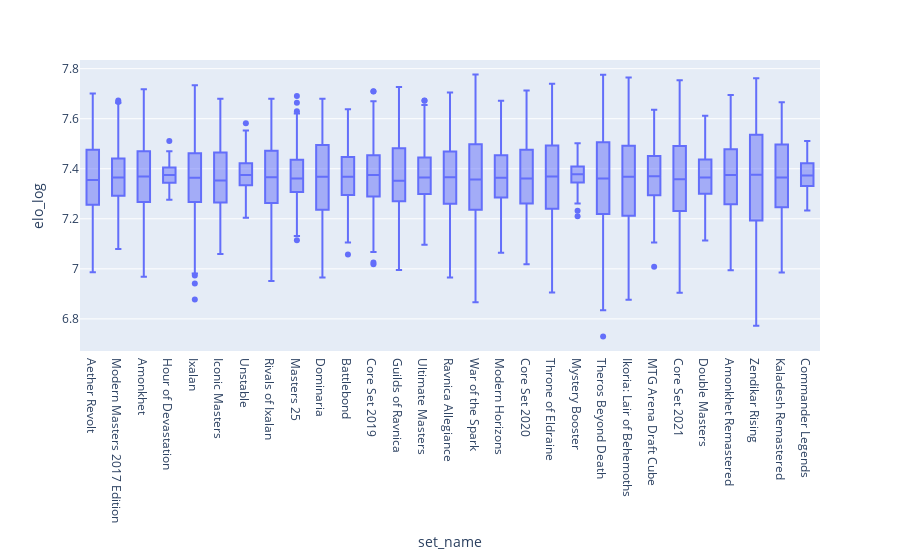

Here is the notebook cell this chart was saved with:
### Code cell
fig = px.box(df_scores,y='elo_log',x='set_name')
fig.show()

### Figure 1 — Plotly figure (JSON) as saved in the notebook; plotly's stock layout.template omitted (floating-point values rounded to 4 significant figures; data arrays with more than 128 entries replaced by an {"elided": "..."} marker saying what was removed)
{"data": [{"alignmentgroup": "True", "hovertemplate": "set_name=%{x}<br>elo_log=%{y}<extra></extra>", "legendgroup": "", "marker": {"color": "#636efa"}, "name": "", "notched": false, "offsetgroup": "", "orientation": "v", "showlegend": false, "type": "box", "x": {"elided": "9153 str values"}, "x0": " ", "xaxis": "x", "y": {"elided": "9153 float values"}, "y0": " ", "yaxis": "y"}], "layout": {"boxmode": "group", "legend": {"tracegroupgap": 0}, "margin": {"t": 60}, "xaxis": {"anchor": "y", "domain": [0, 1], "title": {"text": "set_name"}}, "yaxis": {"anchor": "x", "domain": [0, 1], "title": {"text": "elo_log"}}}}
